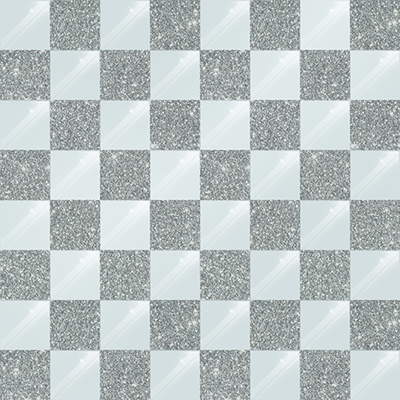
#> input picture chessocr/img/boards/14.png, 400 x 400 px
$ python -i preprocess.py   (imports and definitions only)
#> lines starting #> are read from the running program, lines starting #| are printed output that depends on the picture; after the words box and inside, x2 and y2 are one past the last pixel; in counts of white or black regions, pixels touching at a corner belong together
#> further down, picture is the input picture: shape (400, 400, 3); mean B, G, R 196.7, 196.9, 188.1
# AUTOGENERATED! DO NOT EDIT! File to edit: nbs/99_preprocess.ipynb (unless otherwise specified).

__all__ = ['toPIL', 'color_to_gray', 'gray_to_bw', 'is_bw', 'contourFilter', 'drawContour', 'bw_to_contours',
           'draw_hough_lines', 'draw_hough_linesp', 'contour_to_hough', 'color_to_contours', 'Lines']

# Cell
import numpy as np
import random
from fastai.data.all import *
from fastai.vision.all import *
from pathlib import Path
import PIL
import cv2
import pandas as pd
from functools import partial
from numpy import isclose
from scipy.fft import fft, fftfreq
from PIL import ImageOps

# Cell
# [1 line that did not run here, left out]
# [1 line that did not run here, left out]

# Cell
def toPIL(f):
    """ decorator to convert numpy return func to PIL Image"""
    def _f(*args, **kwargs):
        return PIL.Image.fromarray(f(*args, **kwargs))
    return _f

# Cell
@toPIL
def color_to_gray(i)->PIL.Image:
    i=np.array(i)
    assert i.ndim==3
    i_gray = cv2.cvtColor(i, cv2.COLOR_BGR2GRAY)
    assert i_gray.ndim==2
    return i_gray

# Cell
@toPIL
def gray_to_bw(i):
    """ threshold image on mean of offset image and """
    i_gray = np.array(i)
    assert i_gray.ndim == 2
    mean = i_gray[20:-20,20:-20].mean()
    thresh, i_bw = cv2.threshold(i_gray, mean, 255, cv2.THRESH_BINARY)
    assert i_bw.ndim == 2
    return i_bw

# Cell
def is_bw(i):
    # image is either 255 or 0
    return np.array(i).size - (np.array(i)==255).sum() - (np.array(i)==0).sum() == 0

# Cell
def contourFilter(contour, min_ratio, img_area):
    _,_,w,h = tmp = cv2.boundingRect(contour)
    if w == 0 or h == 0: return -1
    ratio = min(w,h)/float(max(w,h))
    area = cv2.contourArea(contour)
    return ratio > min_ratio and area > 1/100 * img_area

# Cell
def drawContour(image, contour, color=(255, 0, 0), thickness=4):
    for i in range(len(contour)):
        p1 = contour[i]
        p2 = contour[int((i+1) % len(contour))]
        cv2.line(image, p1.ravel(), p2.ravel(), color, thickness)

# Cell
@toPIL
def bw_to_contours(i):
    i = np.array(i)
    assert i.ndim==2
    assert is_bw(i)

    contoursB, hierarchy = cv2.findContours(i, cv2.RETR_CCOMP, cv2.CHAIN_APPROX_TC89_KCOS)
    f = partial(contourFilter, min_ratio=0.9, img_area=i.shape[0]*i.shape[1])
    contoursA = list(filter(f, contoursB))

    i_con = np.zeros(i.shape, dtype=np.uint8)
    red = (255, 0, 0)
    for contour in contoursA:
        drawContour(i_con, contour, red, thickness=2)

    thresh, i_con = cv2.threshold(i_con, i_con.ravel().mean(), 255, cv2.THRESH_BINARY)

    return i_con

# Cell
# [33 lines left out: functions draw_hough_lines, draw_hough_linesp, contour_to_hough, not called in this run]

# Cell
def color_to_contours(img):
    i = color_to_gray(img)
    b = gray_to_bw(i)
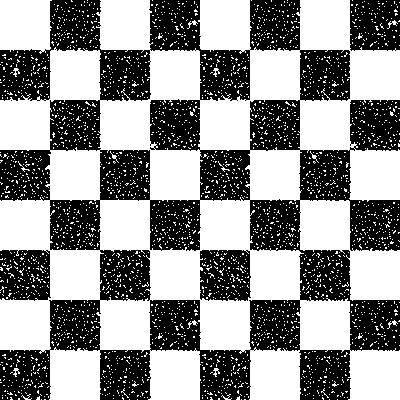
#> b: PIL image 400x400 L; 55.3% white; 6 black regions (2 under 20 px), largest, box (x1, y1, x2, y2) and area: (0, 0, 400, 400) 64969, (350, 0, 400, 51) 2266, (200, 250, 251, 301) 2181, (0, 250, 51, 301) 2165
    c = bw_to_contours(b)
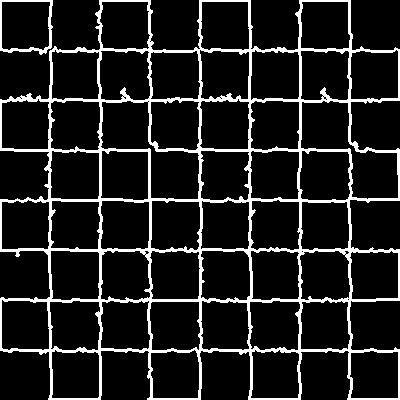
#> c: PIL image 400x400 L; 11.9% white; 2 white regions, box (x1, y1, x2, y2) and area: (0, 0, 400, 400) 18549, (0, 0, 53, 55) 514
    return c

# Cell
class Lines:
    # [13 lines left out: functions __init__, _period, not called in this run]

    @property
    def vspace(self):
        return self._period(self.vsg)

    @property
    def hspace(self):
        return self._period(self.hsg)

    # [11 lines left out: function show, not called in this run]

>>> import cv2
>>> picture = cv2.imread('img/boards/14.png')
>>> result = color_to_contours(picture)
